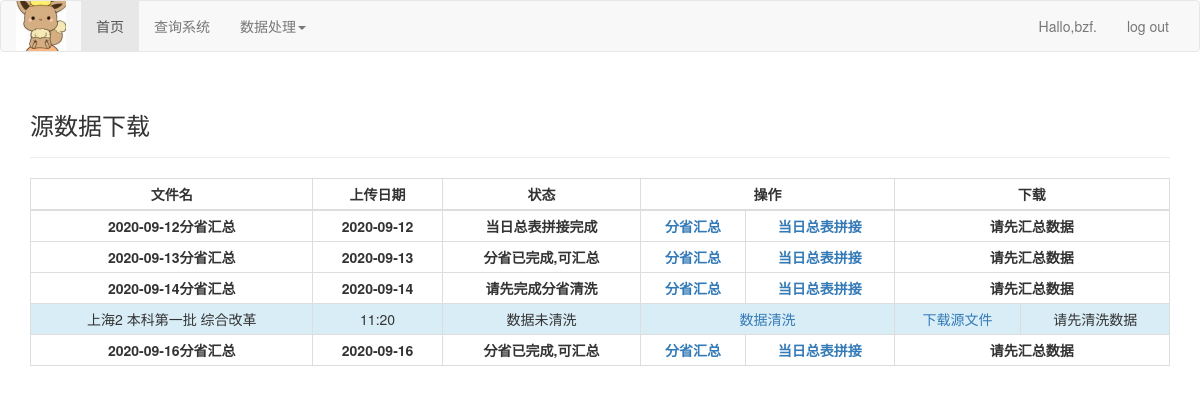
/OriginalMerge_index/ (signed in), run on the app's committed database.
### data_deal/models.py (models this page shows, shortened)
class Today_MergedFile(models.Model):
    name = models.CharField(max_length=100, default='当日数据拼接')
    Path = models.CharField(max_length=100, default='')
    Date = models.CharField(max_length=20)
    message = models.CharField(max_length=50, default='请正确上传源文件')

class original_file(models.Model):
    File = models.FileField(upload_to='File/original/TDD')
    t_tddxx = models.FileField(upload_to='File/original/t_tddxx')
    Rename_FilePath = models.CharField(max_length=50)
    syd_name = models.CharField(max_length=50)
    pc_name = models.CharField(max_length=50)
    kl_name = models.CharField(max_length=50)
    date_added = models.DateTimeField(auto_now_add=True)
    clean_message = models.CharField(max_length=50, default='数据未清洗')
    def __str__(self):
        return self.syd_name+' '+self.pc_name+' '+self.kl_name

### data_deal/views.py (the view)
# urls.py: path('OriginalMerge_index/', views.OriginalMerge_index,
def OriginalMerge_index(request):
    Files = original_file.objects.order_by('date_added')
    date_list = []
    files = {}
    for x in Files:
        date_list.append(x.date_added.strftime("%Y-%m-%d"))
    for x in date_list:
        flag = 1
        filter_files = original_file.objects.filter(
            date_added__year=x[:4], date_added__month=x[5:7], date_added__day=x[8:])
        for i in filter_files:
            if i.clean_message != '数据已清洗':
                flag = 0
                break
        TotalFlag = 1
        TodayMergedFile = Today_MergedFile.objects.filter(Date=x)
        TotalMessage = ''
        if not any(TodayMergedFile):
            if flag:
                TotalMessage = '分省已完成,可汇总'
            else:
                TotalMessage = '请先完成所有分省清洗'
        else:
            for File in TodayMergedFile:
                TotalMessage = File.message
        files[x] = [filter_files, flag, TodayMergedFile, TotalMessage]
    s = '录取汇总'
    context = {'files': files, 's': s}
    return render(request, 'Total/original_merge.html', context)

### data_deal/templates/Total/original_merge.html (shortened to what this page needs)
{% extends 'base.html' %}
{% block header %}
<h3>源数据下载</h3>
{% endblock header %}
{% block content %}
<table class="table table-hover table-bordered table-condensed" align="center" cellspacing="0" cellpadding="0">
    <thead>
        <tr>
            <th>文件名</th>
            <th>上传日期</th>
            <th>状态</th>
            <th colspan="2">操作</th>
            <th colspan="2">下载</th>
        </tr>
    </thead>
    <tbody>
        {% for date,Files in files.items %}
        <tr>
            <th>{{date}}分省汇总</th>
            <th>{{date}}</th>
            {% if Files.1 == 1 %}
            <th>{{Files.3}}</th>
            {% else %}
            <th>请先完成分省清洗</th>
            {% endif %}
            <th><a href="{% url 'data_deal:TodayClean' date %}">分省汇总</a></th>
            <th><a href="{% url 'data_deal:TodayMerge' date %}">当日总表拼接</a></th>
            {% if Files.3 == '当日清洗完成' %}
            <th colspan="2"><a href="{% url 'data_deal:TodayClean_DL' date  %}">当日拼接下载</a></th>
            {% else %}
            <th colspan="2">请先汇总数据</th>
            {% endif %}
        </tr>
        {% for file in Files.0 %}
        {% if file.clean_message == '当日总表拼接完成' %}
        <tr class="success">
            <td>{{file}}</td>
            <td>{{file.date_added|date:'H:i'}}</td>
            <td>{{file.clean_message}}</td>
            <td colspan="2"><a
                    href="{% url 'data_deal:DataClean' file.date_added|date:'Y' file.date_added|date:'md' file file.id %}">数据清洗</a>
            </td>
            <td>
                <a
                    href="{% url 'data_deal:original_dl' file.date_added|date:'Y' file.date_added|date:'md' file %}">下载源文件</a>
            </td>
            <td><a
                    href="{% url 'data_deal:Data_CleanDL' file.date_added|date:'Y' file.date_added|date:'md' file s %}">清洗结果下载</a>
            </td>
        </tr>
        {% elif file.clean_message == '数据未清洗' %}
        <tr class="info">
            <td>{{file}}</td>
            <td>{{file.date_added|date:'H:i'}}</td>
            <td>{{file.clean_message}}</td>
            <td colspan="2"><a
                    href="{% url 'data_deal:DataClean' file.date_added|date:'Y' file.date_added|date:'md' file file.id %}">数据清洗</a>
            </td>
            <td>
                <a
                    href="{% url 'data_deal:original_dl' file.date_added|date:'Y' file.date_added|date:'md' file %}">下载源文件</a>
            </td>
            <td>请先清洗数据</td>
        </tr>
        {% endif %}
        {% endfor %}
        {% endfor %}
    </tbody>
</table>
{% endblock content %}

### data_deal/templates/base.html (shortened to what this page needs)
<!DOCTYPE html>
<html lang="en">
    <head>
        <link rel="stylesheet" href="/File/static/bootstrap/css/bootstrap.min.css">
    </head>
    <body>
        <nav class="navbar navbar-default">
            <div class="container-fluid">
                <div class="navbar-header">
                    <a class="navbar-brand" href="D:/Codeing/vsc_html/自建网站/时钟.html">
                        <img alt="Brand" src="/File/static/image/yibu.jpg">
                    </a>
                </div>
                <div class="collapse navbar-collapse" id="bs-example-navbar-collapse-1">
                    <ul class="nav navbar-nav">
                        <li class="active"><a href="{% url 'FirstZY:index' %}">首页</a></li>
                        <li><a href="#">查询系统</a></li>
                        <li class="dropdown">
                            <a href="#" class="dropdown-toggle" data-toggle="dropdown" role="button">数据处理<span
                                    class="caret"></span></a>
                        </li>
                    </ul>
                    <ul class="nav navbar-nav navbar-right">
                        {% if user.is_authenticated %}
                        <li><a>Hallo,{{ user.username }}.</a></li>
                        <li><a href="{% url 'users:logout' %}">log out</a></li>
                        {% else %}
                        <li><a href="{% url 'users:login' %}">用户登录</a></li>
                        {% endif %}
                    </ul>
                </div>
            </div>
        </nav>
        <div class="container">
            <div class="page-header">
                {% block header %}{% endblock header %}
            </div>
            <div>
                {% block content %}{% endblock content %}
            </div>
        </div>
    </body>
</html>

### data_deal/templates/base.html (style rules this page uses)
.navbar-brand { padding-top: 0; }
th { text-align: center; }
td { text-align: center; }

### data on the page
Today_MergedFile: message "当日总表拼接完成"
original_file: syd_name+pc_name+kl_name "上海2 本科第一批 综合改革", date_added "11:20", clean_message "数据未清洗"

### other printed values
{{ user.username }} "bzf"
{{ date }} "2020-09-12" "2020-09-13" "2020-09-14" "2020-09-16"
{{ Files.3 }} "分省已完成,可汇总" "分省已完成,可汇总"
